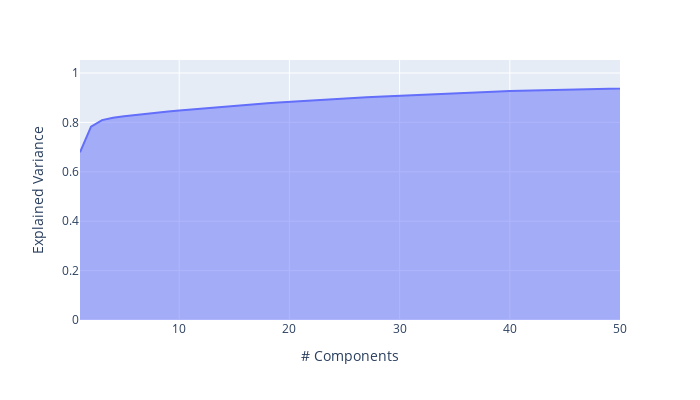

Here is the notebook cell this chart was saved with:
### Markdown cell above
PCA CUMULATIVE VARIANCE EXPLAINED

### Code cell
pca = PCA()
pca.fit(X)
exp_var_cumul = np.cumsum(pca.explained_variance_ratio_)


fig = px.area(
    x=range(1, exp_var_cumul.shape[0] + 1),
    y=exp_var_cumul,
    labels={"x": "# Components", "y": "Explained Variance"}
)
fig.update_layout(xaxis_range=[1,50], height = 400, width = 700)

### Figure 1 — Plotly figure (JSON) as saved in the notebook; plotly's stock layout.template omitted (floating-point values rounded to 4 significant figures; data arrays with more than 128 entries replaced by an {"elided": "..."} marker saying what was removed)
{"data": [{"fillpattern": {"shape": ""}, "hovertemplate": "# Components=%{x}<br>Explained Variance=%{y}<extra></extra>", "legendgroup": "", "line": {"color": "#636efa"}, "marker": {"symbol": "circle"}, "mode": "lines", "name": "", "orientation": "v", "showlegend": false, "stackgroup": "1", "type": "scatter", "x": {"elided": "450 int values"}, "xaxis": "x", "y": {"elided": "450 float values"}, "yaxis": "y"}], "layout": {"height": 400, "legend": {"tracegroupgap": 0}, "margin": {"t": 60}, "width": 700, "xaxis": {"anchor": "y", "domain": [0, 1], "range": [1, 50], "title": {"text": "# Components"}}, "yaxis": {"anchor": "x", "domain": [0, 1], "title": {"text": "Explained Variance"}}}}
